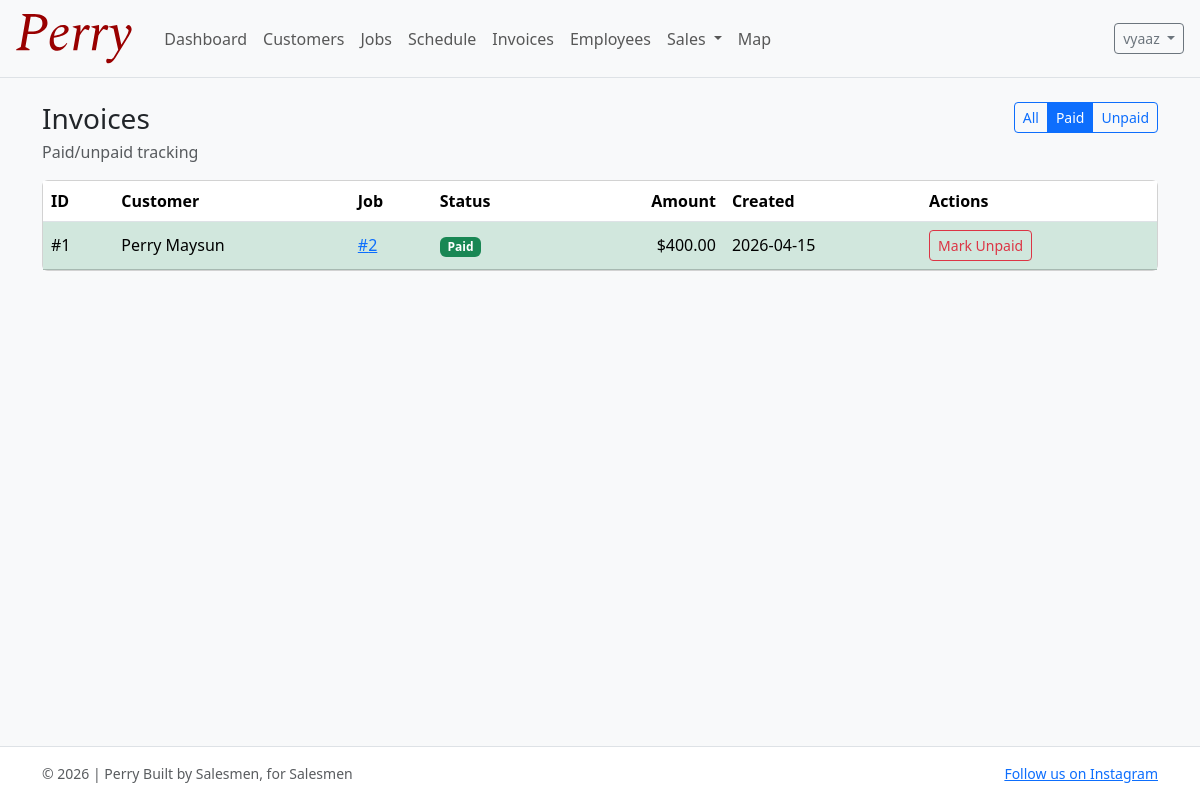
Before: /invoices/?status=paid (signed in) with the older database file.
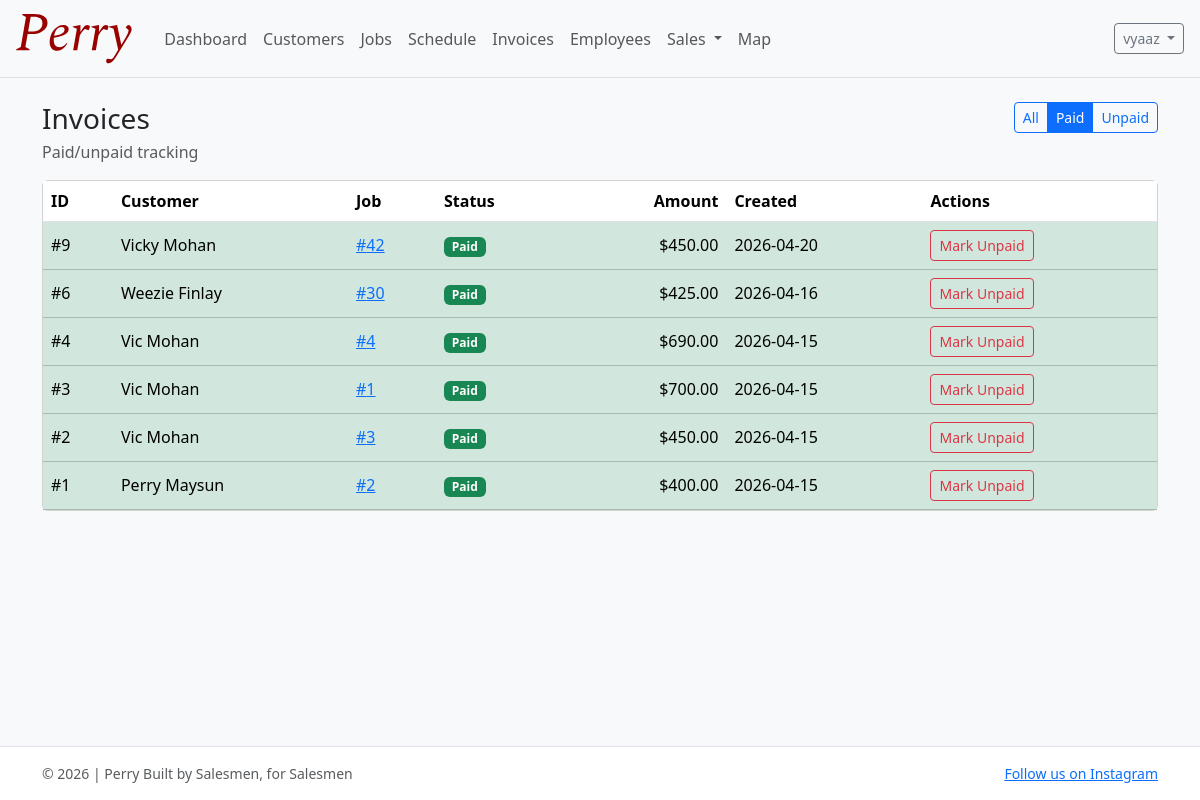
After: the same page with the newer database file.
### invoices/models.py (models this page shows, shortened)
class Invoice(models.Model):
    customer = models.ForeignKey("customers.Customer", on_delete=models.PROTECT, related_name="invoices")
    job = models.OneToOneField("jobs.Job", on_delete=models.PROTECT, related_name="invoice")
    amount = models.DecimalField(max_digits=10, decimal_places=2)
    completion_date = models.DateField(null=True, blank=True)
    paid = models.BooleanField(default=False)
    created_at = models.DateTimeField(auto_now_add=True)
    class Meta:
        ordering = ["-created_at"]

### customers/models.py (models this page shows, shortened)
class Customer(models.Model):
    first_name = models.CharField(max_length=80)
    last_name = models.CharField(max_length=80)
    phone = models.CharField(max_length=30, blank=True)
    email = models.EmailField(blank=True)
    address = models.CharField(max_length=255, blank=True)
    city = models.CharField(max_length=120, blank=True)
    state = models.CharField(max_length=60, blank=True)
    zip_code = models.CharField(max_length=20, blank=True)
    notes = models.TextField(blank=True)
    first_job_date = models.DateField(null=True, blank=True)
    created_at = models.DateTimeField(auto_now_add=True)
    updated_at = models.DateTimeField(auto_now=True)
    class Meta:
        ordering = ["last_name", "first_name"]
    def __str__(self) -> str:
        return f"{self.first_name} {self.last_name}".strip()

### jobs/models.py (models this page shows, shortened)
class Job(models.Model):
    customer = models.ForeignKey("customers.Customer", on_delete=models.CASCADE, related_name="jobs")
    sale = models.OneToOneField("sales.Sale", on_delete=models.SET_NULL, null=True, blank=True, related_name="job")
    created_by = models.ForeignKey(
        settings.AUTH_USER_MODEL, on_delete=models.PROTECT, related_name="created_jobs"
    )
    assigned_cleaner = models.ForeignKey(
        settings.AUTH_USER_MODEL,
        on_delete=models.PROTECT,
        null=True,
        blank=True,
        related_name="assigned_jobs",
        limit_choices_to={"role__in": ["CLEANER", "BOTH"]},
    )
    job_type = models.CharField(max_length=30, choices=JobType.choices, default=JobType.WINDOW_WASH)
    description = models.TextField(blank=True)
    estimated_time = models.PositiveIntegerField(help_text="Minutes", default=120)  # 2 hours default
    price = models.DecimalField(max_digits=10, decimal_places=2, default=0)
    status = models.CharField(max_length=20, choices=JobStatus.choices, default=JobStatus.PENDING)
    scheduled_date = models.DateField(null=True, blank=True)
    scheduled_start_time = models.TimeField(null=True, blank=True)
    scheduled_end_time = models.TimeField(null=True, blank=True)
    completion_date = models.DateField(null=True, blank=True)
    created_at = models.DateTimeField(auto_now_add=True)
    class Meta:
        ordering = ["-created_at"]

### invoices/views.py (the view)
# urls.py: path("", invoice_list, name="invoice_list"),
@login_required
def invoice_list(request):
    status_filter = request.GET.get("status", "all")
    qs = Invoice.objects.select_related("customer", "job").order_by("-created_at")
    if status_filter == "paid":
        qs = qs.filter(paid=True)
    elif status_filter == "unpaid":
        qs = qs.filter(paid=False)
    invoices = qs[:200]
    return render(request, "invoices/invoice_list.html", {"invoices": invoices, "status_filter": status_filter})

### accounts/models.py (called while the page is built)
    def get_full_name(self) -> str:  # type: ignore[override]
        full = f"{self.first_name} {self.last_name}".strip()
        return full or self.username

### templates/invoices/invoice_list.html (shortened to what this page needs)
{% extends "base.html" %}
{% block content %}
  <div class="d-flex justify-content-between align-items-start gap-3 flex-wrap mb-3">
    <div>
      <h1 class="h3 mb-1">Invoices</h1>
      <div class="text-muted">Paid/unpaid tracking</div>
    </div>
    <div class="btn-group" role="group" aria-label="Invoice filter">
      <a href="?status=all" class="btn btn-sm {% if status_filter == 'all' %}btn-primary{% else %}btn-outline-primary{% endif %}">All</a>
      <a href="?status=paid" class="btn btn-sm {% if status_filter == 'paid' %}btn-primary{% else %}btn-outline-primary{% endif %}">Paid</a>
      <a href="?status=unpaid" class="btn btn-sm {% if status_filter == 'unpaid' %}btn-primary{% else %}btn-outline-primary{% endif %}">Unpaid</a>
    </div>
  </div>
  <div class="card">
    <div class="table-responsive">
      <table class="table mb-0 align-middle">
        <thead>
          <tr>
            <th>ID</th>
            <th>Customer</th>
            <th>Job</th>
            <th>Status</th>
            <th class="text-end">Amount</th>
            <th>Created</th>
            <th>Actions</th>
          </tr>
        </thead>
        <tbody>
          {% for inv in invoices %}
            <tr class="{% if inv.paid %}table-success{% else %}table-danger{% endif %}">
              <td>#{{ inv.pk }}</td>
              <td>{{ inv.customer }}</td>
              <td><a href="{% url 'job_detail' inv.job.pk %}">#{{ inv.job.pk }}</a></td>
              <td>
                {% if inv.paid %}
                  <span class="badge text-bg-success">Paid</span>
                {% else %}
                  <span class="badge text-bg-danger">Unpaid</span>
                {% endif %}
              </td>
              <td class="text-end">${{ inv.amount }}</td>
              <td>{{ inv.created_at|date:"Y-m-d" }}</td>
              <td>
                <a href="{% url 'invoice_toggle_paid' inv.pk %}" class="btn btn-sm {% if inv.paid %}btn-outline-danger{% else %}btn-outline-success{% endif %}">
                  {% if inv.paid %}Mark Unpaid{% else %}Mark Paid{% endif %}
                </a>
              </td>
            </tr>
          {% empty %}
            <tr><td colspan="7" class="text-muted py-3">No invoices yet.</td></tr>
          {% endfor %}
        </tbody>
      </table>
    </div>
  </div>
{% endblock %}

Changed rows visible on the page:
added Invoice: pk "9", customer "Vicky Mohan", job.pk "42", paid "Paid", amount "450.00", created_at "2026-04-20"
added Invoice: pk "6", customer "Weezie Finlay", job.pk "30", paid "Paid", amount "425.00", created_at "2026-04-16"
added Invoice: pk "4", customer "Vic Mohan", job.pk "4", paid "Paid", amount "690.00", created_at "2026-04-15"
added Invoice: pk "3", customer "Vic Mohan", job.pk "1", paid "Paid", amount "700.00", created_at "2026-04-15"
now on this page (row edited): Invoice: pk "2", customer "Vic Mohan", job.pk "3", paid "Paid", amount "450.00", created_at "2026-04-15"
